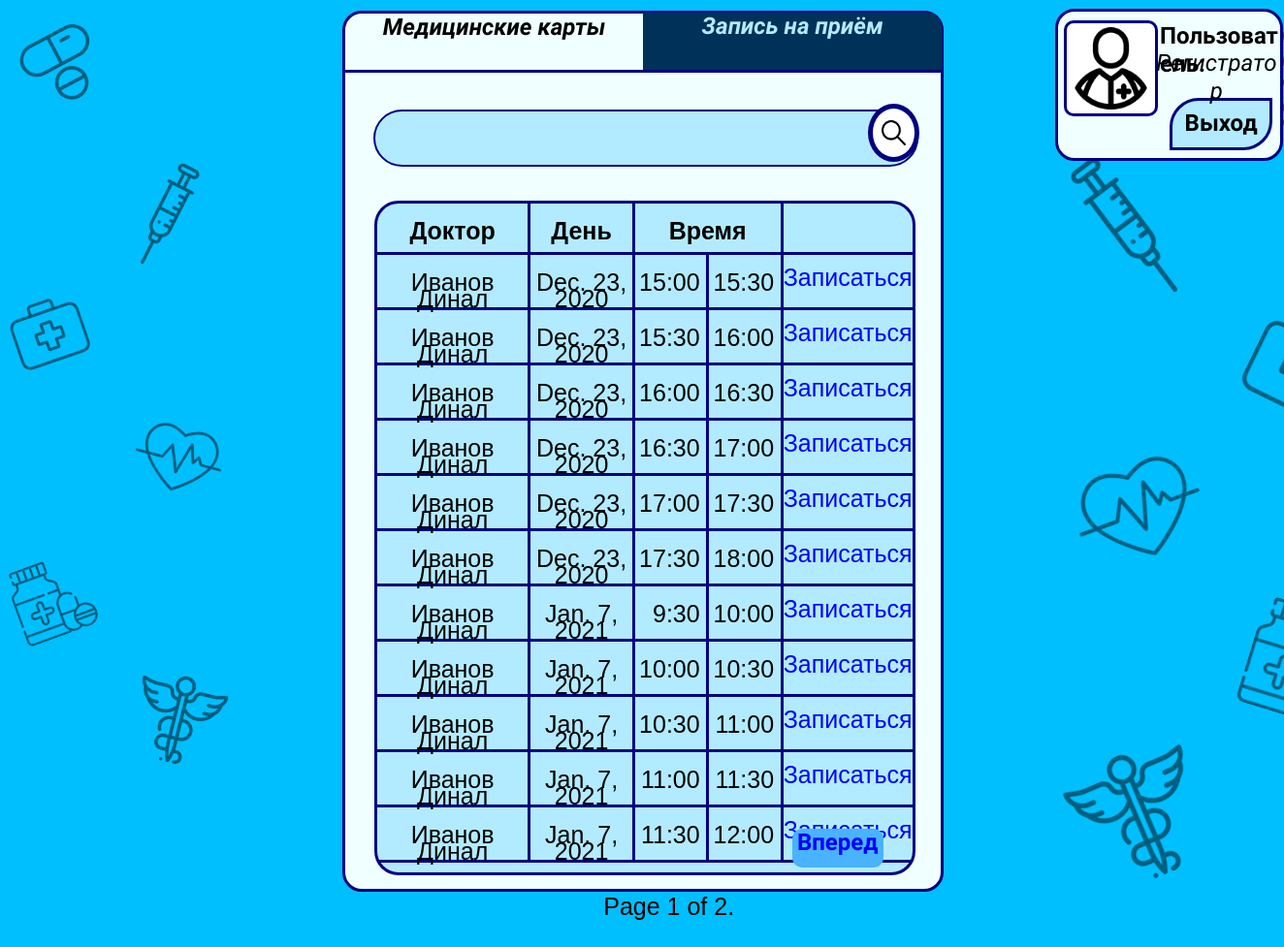
The app's page /receptionlist/ with its own data.
### registry/models.py (models this page shows, shortened)
class Reception(models.Model):
    id_Schedule = models.ForeignKey(Schedule, on_delete=models.CASCADE)
    day = models.DateField()
    reception_start_hour =models.IntegerField()
    reception_start_minute = models.IntegerField()
    reception_end_hour = models.IntegerField()
    reception_end_minute = models.IntegerField()
    status = models.BooleanField()
    patient_polis_OMS = models.CharField(max_length=150, blank=True)
    patient_FIO = models.CharField(max_length=16, blank=True)

class Schedule(models.Model):
    id_doctor=models.ForeignKey(Doctor, on_delete=models.CASCADE)
    day = models.DateField()
    time_reception = models.IntegerField()
    start_hour =models.IntegerField()
    start_minute = models.IntegerField()
    end_hour = models.IntegerField()
    end_minute = models.IntegerField()
    def __int__(self):
        return self.id

class Doctor(models.Model):
    surname = models.CharField(max_length=30)
    name = models.CharField(max_length=30)
    patronymic = models.CharField(max_length=30, blank=True)
    gender = models.CharField(max_length=1)
    room_number = models.IntegerField()
    phone_number = models.CharField(max_length=11)
    subdivisions = models.CharField(max_length=50)
    def __str__(self):
        return self.surname+" "+self.name

### registry/views.py (the view)
# urls.py: path('receptionlist/', views.ReceptionList, name='ReceptionList'),
def ReceptionList(request):
    if request.method == "GET":
        all_Reception = Reception.objects.all()
        reception_start_minute = {object.pk: object.reception_start_minute for object in all_Reception}
        reception_end_minute = {object.pk: object.reception_end_minute for object in all_Reception}
        for key in reception_start_minute:
            if reception_start_minute[key] == 0:
                reception_start_minute[key] = str("00")
        for key in reception_end_minute:
            if reception_end_minute[key] == 0:
                reception_end_minute[key] = str("00")
        paginator = Paginator(all_Reception, 11)  # Show 25 contacts per page
        page = request.GET.get('page')
        try:
            receptions = paginator.page(page)
        except PageNotAnInteger:
            receptions = paginator.page(1)
        except EmptyPage:
            receptions = paginator.page(paginator.num_pages)
        context = {
            'receptions': receptions,
            'reception_start_minute': reception_start_minute,
            'reception_end_minute': reception_end_minute,
        }
        return render(request, "receptionlist.html", context=context)

### registry/templatetags/tags.py (called while the page is built)
@register.filter
def get_doctor(shedule_id):
    for shed in Schedule.objects.filter(id=shedule_id):
        return shed.id_doctor

### registry/templates/receptionlist.html (shortened to what this page needs)
<!DOCTYPE html>
<html class="nojs html" lang="ru-RU">
 <head>
  <link rel="stylesheet" type="text/css" href="/static/css/site_global.css?crc=444006867"/>
  <link rel="stylesheet" type="text/css" href="/static/css/receptionlist.css?crc=356168397" id="pagesheet"/>
 </head>
 <body>
  <div class="clearfix borderbox" id="page">
   <div class="position_content" id="page_position_content">
    <div class="browser_width colelem" id="u6608-bw">
     <div id="u6608">
      <div class="clearfix" id="u6608_align_to_page">
       <div class="clearfix grpelem" id="u6584">
        <div class="clearfix grpelem" id="pu6591">
         <div class="clip_frame colelem" id="u6591" data-mu-ie-matrix="progid:DXImageTransform.Microsoft.Matrix(M11=0.9563,M12=-0.2924,M21=0.2924,M22=0.9563,SizingMethod='auto expand')" data-mu-ie-matrix-dx="-14" data-mu-ie-matrix-dy="-14">
          <img class="block" id="u6591_img" src="/static/images/pills.png?crc=3958534910" alt="" data-heightwidthratio="1" data-image-width="110" data-image-height="110"/>
         </div>
         <div class="clip_frame colelem" id="u6595" data-mu-ie-matrix="progid:DXImageTransform.Microsoft.Matrix(M11=0.9455,M12=0.3256,M21=-0.3256,M22=0.9455,SizingMethod='auto expand')" data-mu-ie-matrix-dx="-15" data-mu-ie-matrix-dy="-15">
          <img class="block" id="u6595_img" src="/static/images/first-aid-kit.png?crc=523093676" alt="" data-heightwidthratio="1" data-image-width="107" data-image-height="107"/>
         </div>
         <div class="clip_frame colelem" id="u6593" data-mu-ie-matrix="progid:DXImageTransform.Microsoft.Matrix(M11=0.9397,M12=0.342,M21=-0.342,M22=0.9397,SizingMethod='auto expand')" data-mu-ie-matrix-dx="-16" data-mu-ie-matrix-dy="-16">
          <img class="block" id="u6593_img" src="/static/images/medicine.png?crc=212170396" alt="" data-heightwidthratio="1" data-image-width="114" data-image-height="114"/>
         </div>
        </div>
        <div class="clearfix grpelem" id="pu6587">
         <div class="clip_frame colelem" id="u6587" data-mu-ie-matrix="progid:DXImageTransform.Microsoft.Matrix(M11=0.9511,M12=0.309,M21=-0.309,M22=0.9511,SizingMethod='auto expand')" data-mu-ie-matrix-dx="-16" data-mu-ie-matrix-dy="-16">
          <img class="block" id="u6587_img" src="/static/images/syringe.png?crc=315584796" alt="" data-heightwidthratio="1" data-image-width="125" data-image-height="125"/>
         </div>
         <div class="clip_frame colelem" id="u6589" data-mu-ie-matrix="progid:DXImageTransform.Microsoft.Matrix(M11=0.9659,M12=-0.2588,M21=0.2588,M22=0.9659,SizingMethod='auto expand')" data-mu-ie-matrix-dx="-15" data-mu-ie-matrix-dy="-15">
          <img class="block" id="u6589_img" src="/static/images/heart.png?crc=32010908" alt="" data-heightwidthratio="1" data-image-width="132" data-image-height="132"/>
         </div>
         <div class="clip_frame colelem" id="u6585" data-mu-ie-matrix="progid:DXImageTransform.Microsoft.Matrix(M11=0.9703,M12=-0.2419,M21=0.2419,M22=0.9703,SizingMethod='auto expand')" data-mu-ie-matrix-dx="-14" data-mu-ie-matrix-dy="-14">
          <img class="block" id="u6585_img" src="/static/images/pharmacy.png?crc=4015191175" alt="" data-heightwidthratio="1" data-image-width="132" data-image-height="132"/>
         </div>
        </div>
       </div>
       <div class="rounded-corners clearfix grpelem" id="u6567">
        <div class="position_content" id="u6567_position_content">
         <div class="clearfix colelem" id="pu6568">
          <a class="nonblock nontext rounded-corners clearfix grpelem" id="u6484-4" href="{% url 'RegistratorSearch' %}"><p id="u1972-2">Медицинские карты</p></a>
          <a class="nonblock nontext rounded-corners clearfix grpelem" id="u6483-4" href="{% url 'ReceptionList' %}"><p id="u1971-2">Запись на приём</p></a>
         </div>
         <div class="colelem" id="u6569"></div>
          <form action="{% url 'SearchReception' %}">
         <div class="clearfix colelem" id="u6602">
          <input name="search" value="{{reception_name}}" class="rounded-corners clearfix grpelem" id="u6605">
           <div class="rounded-corners clearfix grpelem" id="u6606">
            <button class="clip_frame grpelem" id="u6603">
             <img class="block" id="u6603_img" src="/static/images/loupe.png?crc=161762781" alt="" data-heightwidthratio="1" data-image-width="37" data-image-height="37"/>
            </button>
           </div>
         </div>
           </form>
         <div class="rounded-corners colelem" id="u6598">
          <form>
           {% load tags %}
          <table>
           <tr>
            <td id="doctor-name">Доктор</td>
            <td id="day-name">День</td>
            <td colspan="4" id="time-name">Время</td>
            <td></td>
           </tr>
          {% for reception in receptions %}
           <tr>
            <td id="doctor">{{ reception.id_Schedule|get_doctor }}</td>
           <td id="day">{{reception.day}}</td>
            <td id="reception_start_hour">{{reception.reception_start_hour}}:</td>
            {% for key, value in reception_start_minute.items %}
           {% if key == reception.id %}<td id="reception_start_minute">{{ value }}</td>{% endif %}
            {% endfor %}
           <td id="reception_end_hour">{{reception.reception_end_hour}}:</td>
            {% for key, value in reception_end_minute.items %}
           {% if key == reception.id %}<td id="reception_end_minute">{{value}}</td>{% endif %}
            {% endfor %}
            {% if reception.status == False %}
             <td id="edit"><a id="edit-1" href="{% url 'MakeAnapPointment' reception.id %}">Записаться</a></td>
            {% else %}
            <td id="delete"><a id="delete-1" href="{% url 'DeleteReception' reception.id %}">Отменить</a></td>
            {% endif %}
          </tr>
           {% endfor %}
          </table>
           <div class="pagination">
            <span class="step-links">
             <span class="current">
              Page {{ receptions.number }} of {{ receptions.paginator.num_pages }}.
             </span>
            {% if receptions.has_next %}
             <div class="rounded-corners clearfix grpelem" id="u6601-4">
               <a href="?search={{reception_name}}&page={{ receptions.next_page_number }}" id="u6601-2">Вперед</a>
             </div>
            {% endif %}
            </span>
           </div>
           </form>
         </div>
        </div>
       </div>
       <div class="clearfix grpelem" id="pu6571">
        <div class="clearfix grpelem" id="u6571">
         <div class="clearfix grpelem" id="pu6582">
          <div class="clip_frame colelem" id="u6582" data-mu-ie-matrix="progid:DXImageTransform.Microsoft.Matrix(M11=0.1392,M12=0.9903,M21=-0.9903,M22=0.1392,SizingMethod='auto expand')" data-mu-ie-matrix-dx="-8" data-mu-ie-matrix-dy="-8" data-sizePolicy="fixed" data-pintopage="page_fluidx">
           <img class="block" id="u6582_img" src="/static/images/syringe.png?crc=315584796" alt="" width="125" height="125"/>
          </div>
          <div class="clip_frame colelem" id="u6578" data-mu-ie-matrix="progid:DXImageTransform.Microsoft.Matrix(M11=0.9397,M12=0.342,M21=-0.342,M22=0.9397,SizingMethod='auto expand')" data-mu-ie-matrix-dx="-19" data-mu-ie-matrix-dy="-19" data-sizePolicy="fixed" data-pintopage="page_fluidx">
           <img class="block" id="u6578_img" src="/static/images/heart.png?crc=32010908" alt="" width="132" height="132"/>
          </div>
          <div class="clip_frame colelem" id="u6576" data-mu-ie-matrix="progid:DXImageTransform.Microsoft.Matrix(M11=0.9205,M12=0.3907,M21=-0.3907,M22=0.9205,SizingMethod='auto expand')" data-mu-ie-matrix-dx="-21" data-mu-ie-matrix-dy="-21" data-sizePolicy="fixed" data-pintopage="page_fluidx">
           <img class="block" id="u6576_img" src="/static/images/pharmacy.png?crc=4015191175" alt="" width="132" height="132"/>
          </div>
         </div>
         <div class="clearfix grpelem" id="pu6572">
          <div class="colelem" id="u6572" data-mu-ie-matrix="progid:DXImageTransform.Microsoft.Matrix(M11=0.9563,M12=-0.2924,M21=0.2924,M22=0.9563,SizingMethod='auto expand')" data-mu-ie-matrix-dx="-14" data-mu-ie-matrix-dy="-14" data-sizePolicy="fixed" data-pintopage="page_fluidx">
          </div>
          <div class="clip_frame colelem" id="u6574" data-mu-ie-matrix="progid:DXImageTransform.Microsoft.Matrix(M11=0.8988,M12=-0.4384,M21=0.4384,M22=0.8988,SizingMethod='auto expand')" data-mu-ie-matrix-dx="-18" data-mu-ie-matrix-dy="-18" data-sizePolicy="fixed" data-pintopage="page_fluidx">
           <img class="block" id="u6574_img" src="/static/images/first-aid-kit.png?crc=523093676" alt="" width="107" height="107"/>
          </div>
          <div class="clip_frame colelem" id="u6580" data-mu-ie-matrix="progid:DXImageTransform.Microsoft.Matrix(M11=0.9563,M12=-0.2924,M21=0.2924,M22=0.9563,SizingMethod='auto expand')" data-mu-ie-matrix-dx="-14" data-mu-ie-matrix-dy="-14" data-sizePolicy="fixed" data-pintopage="page_fluidx">
           <img class="block" id="u6580_img" src="/static/images/medicine.png?crc=212170396" alt="" width="114" height="114"/>
          </div>
         </div>
        </div>
        <div class="rounded-corners clearfix grpelem" id="u6557">
         <div class="rounded-corners clearfix grpelem" id="u6558">
          <div class="clip_frame grpelem" id="u6554">
           <img class="block" id="u6554_img" src="/static/images/doctor.png?crc=3953821147" alt="" data-heightwidthratio="1" data-image-width="123" data-image-height="123"/>
          </div>
         </div>
         <div class="clearfix grpelem" id="u6559-4">
          <p>Пользователь:</p>
         </div>
         <a class="nonblock nontext rounded-corners clearfix grpelem" id="u6556-4" href="{% url 'registry' %}"><p id="u6556-2"><span id="u6556">Выход</span></p></a>
         <div class="clearfix grpelem" id="u7788-4">
          <p>Регистратор</p>
         </div>
        </div>
       </div>
      </div>
     </div>
    </div>
   </div>
  </div>
</body>
</html>

### registry/static/css/site_global.css (style rules this page uses)
html { max-height: 100%; min-width: 100%; -ms-text-size-adjust: none; }
body, div, dl, dt, dd, ul, ol, li, nav, h1, h2, h3, h4, h5, h6, pre, code, form, fieldset, legend, input, button, textarea, p, blockquote, th, td, a { margin: 0px; padding: 0px; border-width: 0px; border-style: solid; border-color: transparent; -webkit-transform-origin: left top; -ms-transform-origin: left top; -o-transform-origin: left top; transform-origin: left top; background-repeat: no-repeat; }
table { border-collapse: collapse; border-spacing: 0px; }
fieldset, img { border: 0px; border-style: solid; -webkit-transform-origin: left top; -ms-transform-origin: left top; -o-transform-origin: left top; transform-origin: left top; }
input, button, textarea, select, optgroup, option { font-family: inherit; font-size: inherit; font-style: inherit; font-weight: inherit; }
body { font-family: Arial, Helvetica Neue, Helvetica, sans-serif; text-align: left; font-size: 25px; line-height: 17px; word-wrap: break-word; text-rendering: optimizeLegibility; -moz-font-feature-settings: 'liga'; -ms-font-feature-settings: 'liga'; -webkit-font-feature-settings: 'liga'; font-feature-settings: 'liga'; }
a:link { color: #0000FF; text-decoration: none; }
a.nontext { color: black; text-decoration: none; font-style: normal; font-weight: normal; }
.colelem { display: inline; float: left; clear: both; }
.clearfix:after { content: "\0020"; visibility: hidden; display: block; height: 0px; clear: both; }
.clip_frame { overflow: hidden; }
.position_content, .excludeFromNormalFlow { float: left; }
.MenuBar .SubMenuVisible, .MenuBarVertical .SubMenuVisible, .MenuBar .SubMenu .SubMenuVisible, .popup_element.Active, span.actAsPara, .actAsDiv, a.nonblock.nontext, img.block { display: block; }
.borderbox { -moz-box-sizing: border-box; -webkit-box-sizing: border-box; -ms-box-sizing: border-box; box-sizing: border-box; }
.browser_width>* { position: absolute; left: 0px; right: 0px; }
.grpelem, .accordion_wrapper { display: inline; float: left; }
p, h1, h2, h3, h4, h5, h6, ol, ul, span.actAsPara { max-height: 1000000px; }
@media screen and (-webkit-min-device-pixel-ratio:0) { body { text-rendering: auto; } }

### records on screen
Reception: id_Schedule|get_doctor "Иванов Динал", day "Dec. 23, 2020", reception_start_hour "15", reception_start_minute "00", reception_end_hour "15", reception_end_minute "30", status "Записаться"
Reception: id_Schedule|get_doctor "Иванов Динал", day "Dec. 23, 2020", reception_start_hour "15", reception_start_minute "30", reception_end_hour "16", reception_end_minute "00", status "Записаться"
Reception: id_Schedule|get_doctor "Иванов Динал", day "Dec. 23, 2020", reception_start_hour "16", reception_start_minute "00", reception_end_hour "16", reception_end_minute "30", status "Записаться"
Reception: id_Schedule|get_doctor "Иванов Динал", day "Dec. 23, 2020", reception_start_hour "16", reception_start_minute "30", reception_end_hour "17", reception_end_minute "00", status "Записаться"
Reception: id_Schedule|get_doctor "Иванов Динал", day "Dec. 23, 2020", reception_start_hour "17", reception_start_minute "00", reception_end_hour "17", reception_end_minute "30", status "Записаться"
Reception: id_Schedule|get_doctor "Иванов Динал", day "Dec. 23, 2020", reception_start_hour "17", reception_start_minute "30", reception_end_hour "18", reception_end_minute "00", status "Записаться"
Reception: id_Schedule|get_doctor "Иванов Динал", day "Jan. 7, 2021", reception_start_hour "9", reception_start_minute "30", reception_end_hour "10", reception_end_minute "00", status "Записаться"
Reception: id_Schedule|get_doctor "Иванов Динал", day "Jan. 7, 2021", reception_start_hour "10", reception_start_minute "00", reception_end_hour "10", reception_end_minute "30", status "Записаться"
Reception: id_Schedule|get_doctor "Иванов Динал", day "Jan. 7, 2021", reception_start_hour "10", reception_start_minute "30", reception_end_hour "11", reception_end_minute "00", status "Записаться"
Reception: id_Schedule|get_doctor "Иванов Динал", day "Jan. 7, 2021", reception_start_hour "11", reception_start_minute "00", reception_end_hour "11", reception_end_minute "30", status "Записаться"
Reception: id_Schedule|get_doctor "Иванов Динал", day "Jan. 7, 2021", reception_start_hour "11", reception_start_minute "30", reception_end_hour "12", reception_end_minute "00", status "Записаться"

### other values on screen
{{ receptions.number }} "1"
{{ receptions.paginator.num_pages }} "2"
